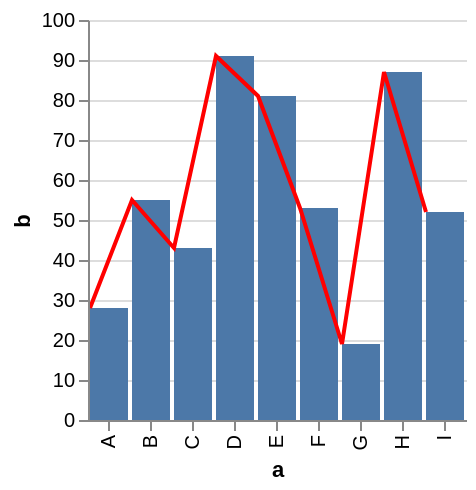

The specification (Vega-Lite) saved for this image:
### Vega specification from a JSON file in a GitHub repository (floating-point values rounded to 4 significant figures)
{"$schema": "http://vega.github.io/schema/vega/v3.0.json", "autosize": "pad", "padding": 5, "data": [{"name": "source_0", "values": [{"a": "A", "b": 28}, {"a": "B", "b": 55}, {"a": "C", "b": 43}, {"a": "D", "b": 91}, {"a": "E", "b": 81}, {"a": "F", "b": 53}, {"a": "G", "b": 19}, {"a": "H", "b": 87}, {"a": "I", "b": 52}], "format": {"type": "json"}}, {"name": "data_0", "source": "source_0", "transform": [{"type": "formula", "expr": "toNumber(datum[\"b\"])", "as": "b"}, {"type": "filter", "expr": "datum[\"b\"] !== null && !isNaN(datum[\"b\"])"}]}, {"name": "data_1", "source": "source_0", "transform": [{"type": "formula", "expr": "toNumber(datum[\"b\"])", "as": "b"}, {"type": "filter", "expr": "datum[\"b\"] !== null && !isNaN(datum[\"b\"])"}, {"type": "collect", "sort": {"field": "a", "order": "descending"}}]}], "signals": [{"name": "width", "update": "max(layer_0_width, layer_1_width)"}, {"name": "height", "update": "max(layer_0_height, layer_1_height)"}, {"name": "layer_0_width", "update": "bandspace(domain('x').length, 0.1, 0.05) * 21"}, {"name": "layer_0_height", "update": "200"}, {"name": "layer_1_width", "update": "bandspace(domain('x').length, 1, 0.5) * 21"}, {"name": "layer_1_height", "update": "200"}], "marks": [{"name": "nested_main_group", "type": "group", "encode": {"update": {"width": {"signal": "width"}, "height": {"signal": "height"}, "fill": {"value": "transparent"}}}, "marks": [{"name": "layer_0_marks", "type": "rect", "role": "bar", "from": {"data": "data_0"}, "encode": {"update": {"x": {"scale": "x", "field": "a"}, "width": {"scale": "x", "band": true}, "y": {"scale": "y", "field": "b"}, "y2": {"scale": "y", "value": 0}, "fill": {"value": "#4c78a8"}}}, "clip": true}, {"name": "layer_1_marks", "type": "line", "from": {"data": "data_1"}, "encode": {"update": {"x": {"scale": "x", "field": "a"}, "y": {"scale": "y", "field": "b"}, "stroke": {"value": "red"}}}, "clip": true}]}], "scales": [{"name": "x", "type": "band", "domain": {"fields": [{"data": "data_0", "field": "a"}, {"data": "data_1", "field": "a"}], "sort": true}, "range": {"step": 21}, "round": true, "paddingInner": 0.1, "paddingOuter": 0.05}, {"name": "y", "type": "linear", "domain": {"fields": [{"data": "data_0", "field": "b"}, {"data": "data_1", "field": "b"}], "sort": true}, "range": [200, 0], "round": true, "nice": true, "zero": true}], "axes": [{"scale": "x", "orient": "bottom", "tickCount": 5, "title": "a", "zindex": 1, "encode": {"labels": {"update": {"angle": {"value": 270}, "align": {"value": "right"}, "baseline": {"value": "middle"}}}}}, {"scale": "y", "format": "s", "orient": "left", "title": "b", "zindex": 1}, {"scale": "y", "domain": false, "format": "s", "grid": true, "labels": false, "orient": "left", "ticks": false, "zindex": 0, "gridScale": "x"}]}
